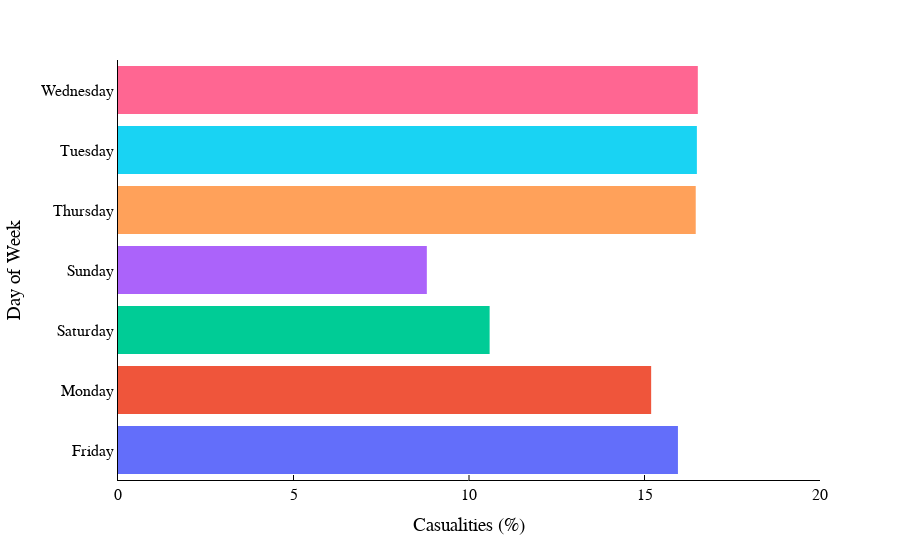

The cell this chart's notebook holds for it:
### Code cell
# plotting the Number of casulaities based on Road condition
fig=px.histogram(y=df6.index, x=df6['Percentage of Casualities'], color=df6.index)
# Changing the label of X and Y axis
fig.update_layout(xaxis_title="Casualities (%)", yaxis_title="Day of Week",
                     font=dict(family="Times New Roman", size=16, color="black"))
# Remove the grid lines
fig.update_layout(showlegend=False, xaxis_showgrid=False, yaxis_showgrid=False)
# Change the color of the axis line
fig.update_layout(xaxis_linecolor='black', yaxis_linecolor='black')
# Add tick lines to the y axis
fig.update_xaxes(ticks="inside", tickwidth=1, tickcolor="black")
# add tick to end poiny of y axis
fig.update_xaxes(tickfont=dict(family="Times New Roman", size=16, color="black" ))
# Change y axis limit
fig.update_xaxes(range=[0, 20])
# Change background color
fig.update_layout(paper_bgcolor="white", plot_bgcolor="white")

fig.show()

### Figure 1 — Plotly figure (JSON) as saved in the notebook; plotly's stock layout.template omitted (floating-point values rounded to 4 significant figures)
{"data": [{"alignmentgroup": "True", "bingroup": "y", "histfunc": "sum", "hovertemplate": "color=Friday<br>sum of x=%{x}<br>y=%{y}<extra></extra>", "legendgroup": "Friday", "marker": {"color": "#636efa", "pattern": {"shape": ""}}, "name": "Friday", "offsetgroup": "Friday", "orientation": "h", "showlegend": true, "type": "histogram", "x": [15.95], "xaxis": "x", "y": ["Friday"], "yaxis": "y"}, {"alignmentgroup": "True", "bingroup": "y", "histfunc": "sum", "hovertemplate": "color=Monday<br>sum of x=%{x}<br>y=%{y}<extra></extra>", "legendgroup": "Monday", "marker": {"color": "#EF553B", "pattern": {"shape": ""}}, "name": "Monday", "offsetgroup": "Monday", "orientation": "h", "showlegend": true, "type": "histogram", "x": [15.19], "xaxis": "x", "y": ["Monday"], "yaxis": "y"}, {"alignmentgroup": "True", "bingroup": "y", "histfunc": "sum", "hovertemplate": "color=Saturday<br>sum of x=%{x}<br>y=%{y}<extra></extra>", "legendgroup": "Saturday", "marker": {"color": "#00cc96", "pattern": {"shape": ""}}, "name": "Saturday", "offsetgroup": "Saturday", "orientation": "h", "showlegend": true, "type": "histogram", "x": [10.59], "xaxis": "x", "y": ["Saturday"], "yaxis": "y"}, {"alignmentgroup": "True", "bingroup": "y", "histfunc": "sum", "hovertemplate": "color=Sunday<br>sum of x=%{x}<br>y=%{y}<extra></extra>", "legendgroup": "Sunday", "marker": {"color": "#ab63fa", "pattern": {"shape": ""}}, "name": "Sunday", "offsetgroup": "Sunday", "orientation": "h", "showlegend": true, "type": "histogram", "x": [8.799], "xaxis": "x", "y": ["Sunday"], "yaxis": "y"}, {"alignmentgroup": "True", "bingroup": "y", "histfunc": "sum", "hovertemplate": "color=Thursday<br>sum of x=%{x}<br>y=%{y}<extra></extra>", "legendgroup": "Thursday", "marker": {"color": "#FFA15A", "pattern": {"shape": ""}}, "name": "Thursday", "offsetgroup": "Thursday", "orientation": "h", "showlegend": true, "type": "histogram", "x": [16.46], "xaxis": "x", "y": ["Thursday"], "yaxis": "y"}, {"alignmentgroup": "True", "bingroup": "y", "histfunc": "sum", "hovertemplate": "color=Tuesday<br>sum of x=%{x}<br>y=%{y}<extra></extra>", "legendgroup": "Tuesday", "marker": {"color": "#19d3f3", "pattern": {"shape": ""}}, "name": "Tuesday", "offsetgroup": "Tuesday", "orientation": "h", "showlegend": true, "type": "histogram", "x": [16.49], "xaxis": "x", "y": ["Tuesday"], "yaxis": "y"}, {"alignmentgroup": "True", "bingroup": "y", "histfunc": "sum", "hovertemplate": "color=Wednesday<br>sum of x=%{x}<br>y=%{y}<extra></extra>", "legendgroup": "Wednesday", "marker": {"color": "#FF6692", "pattern": {"shape": ""}}, "name": "Wednesday", "offsetgroup": "Wednesday", "orientation": "h", "showlegend": true, "type": "histogram", "x": [16.52], "xaxis": "x", "y": ["Wednesday"], "yaxis": "y"}], "layout": {"barmode": "relative", "font": {"color": "black", "family": "Times New Roman", "size": 16}, "legend": {"title": {"text": "color"}, "tracegroupgap": 0}, "margin": {"t": 60}, "paper_bgcolor": "white", "plot_bgcolor": "white", "showlegend": false, "xaxis": {"anchor": "y", "domain": [0, 1], "linecolor": "black", "range": [0, 20], "showgrid": false, "tickcolor": "black", "tickfont": {"color": "black", "family": "Times New Roman", "size": 16}, "ticks": "inside", "tickwidth": 1, "title": {"text": "Casualities (%)"}}, "yaxis": {"anchor": "x", "domain": [0, 1], "linecolor": "black", "showgrid": false, "title": {"text": "Day of Week"}}}}
